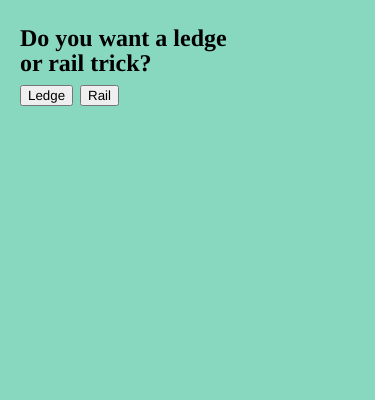
Frame 1 (no input)
Frame 60 (no input): identical to frame 1, image omitted
Frame 120 (the mouse pressed at the canvas centre since frame 60): identical to frame 1, image omitted

The p5.js sketch that drew this single still picture (run headless with seeded random() and noise() and a simulated clock; from frame 60 on, the mouse is pressed at the canvas centre):

// p5.js sketch
// ── sketch.js
let x, z, trick, grind, amount, input, button1, button2, fullTrick;
let a = 20;
let b = 40;
let tricks = ['Tailwhip', 'Heelwhip', 'Bar', 'Oppo bar'];
let grinds = ['feeble', 'smith', '5050', '5-0', 'board slide', 'lip slide']
let combo = [];
let comboIndex = ['Trick', 'Grind'];

function setup() {
    removeElements();
    createCanvas(375, 400);
    background(136,216,192);
    greeting = createElement('h2', 'Do you want a ledge');
    greeting.position(20, 5);
    greeting = createElement('h2', 'or rail trick?');
    greeting.position(20, 30);
    button1 = createButton('Ledge');
    button1.position(20, 85);
    button1.mousePressed(ledge);
  
    button2 = createButton('Rail');
    button2.position(80, 85);
    button2.mousePressed(rail);
}

function comboAmount(){
    greeting = createElement('h2', 'How many tricks do you');
    greeting.position(20, 5);
    greeting = createElement('h2', 'want in the combo?');
    greeting.position(20, 30);
  
    sel1 = createSelect();
    sel1.position(20, 85);
    sel1.option('0');
    sel1.option('1');
    sel1.option('2');
    sel1.option('3');
    sel1.option('4');
    sel1.option('5');
    sel1.option('6');
    sel1.selected('0');
    sel1.changed(mySelectEvent);
  
  
    button3 = createButton('confirm');
    button3.position(60, 85);
    button3.mousePressed(pageSelector)
}
function pageSelector(){
    if (amount == 1){
        page31();   
    }
    if (amount == 2){
        page32();   
    }
    if (amount == 3){
        page33();   
    }
    if (amount == 4){
        page34();   
    }
    if (amount == 5){
        page35();   
    }
    if (amount == 6){
        page36();   
    }
}

function mySelectEvent() {
    amount = sel1.value();
}

function selectComboType1(){
    if (sel2.value() == 'Trick'){
        append(combo, 'Trick');
    }
    if (sel2.value() == 'Grind'){
        append(combo, 'Grind');
    }
    
}
function selectComboType2(){
    if (sel3.value() == 'Trick'){
        append(combo, 'Trick');
    }
    if (sel3.value() == 'Grind'){
        append(combo, 'Grind');
    }
}
function selectComboType3(){
    if (sel4.value() == 'Trick'){
        append(combo, 'Trick');
    }
    if (sel4.value() == 'Grind'){
        append(combo, 'Grind');
    }
}
function selectComboType4(){
    if (sel5.value() == 'Trick'){
        append(combo, 'Trick');
    }
    if (sel5.value() == 'Grind'){
        append(combo, 'Grind');
    }
}
function selectComboType5(){
    if (sel6.value() == 'Trick'){
        append(combo, 'Trick');
    }
    if (sel6.value() == 'Grind'){
        append(combo, 'Grind');
    }
}
function selectComboType6(){
    if (sel7.value() == 'Trick'){
        append(combo, 'Trick');
    }
    if (sel7.value() == 'Grind'){
        append(combo, 'Grind');
    }
}




function page31(){
    removeElements();
    greeting = createElement('h2', 'Which tricks do you want');
    greeting.position(20, 5);
    greeting = createElement('h2', 'to be a trick vs a grind?');
    greeting.position(20, 30);
    sel2 = createSelect();
    sel2.position(20, 85);
    sel2.option('Type');
    sel2.option('Trick');
    sel2.option('Grind');
    sel2.selected('Type');
    sel2.changed(selectComboType1);
    button4 = createButton('confirm');
    button4.position(20, 110);
    button4.mousePressed(page4);
}

function page32(){
    removeElements();
    greeting = createElement('h2', 'Which tricks do you want');
    greeting.position(20, 5);
    greeting = createElement('h2', 'to be a trick vs a grind?');
    greeting.position(20, 30);
    sel2 = createSelect();
    sel2.position(20, 85);
    sel2.option('Type');
    sel2.option('Trick');
    sel2.option('Grind');
    sel2.selected('Type');
    sel2.changed(selectComboType1);
    sel3 = createSelect();
    sel3.position(20, 110);
    sel3.option('Type');
    sel3.option('Trick');
    sel3.option('Grind');
    sel3.selected('Type');
    sel3.changed(selectComboType2);
    button4 = createButton('confirm');
    button4.position(20, 135);
    button4.mousePressed(page4);
}
function page33(){
    removeElements();
    greeting = createElement('h2', 'Which tricks do you want');
    greeting.position(20, 5);
    greeting = createElement('h2', 'to be a trick vs a grind?');
    greeting.position(20, 30);
    sel2 = createSelect();
    sel2.position(20, 85);
    sel2.option('Type');
    sel2.option('Trick');
    sel2.option('Grind');
    sel2.selected('Type');
    sel2.changed(selectComboType1);
    sel3 = createSelect();
    sel3.position(20, 110);
    sel3.option('Type');
    sel3.option('Trick');
    sel3.option('Grind');
    sel3.selected('Type');
    sel3.changed(selectComboType2);
    sel4 = createSelect();
    sel4.position(20, 135);
    sel4.option('Type');
    sel4.option('Trick');
    sel4.option('Grind');
    sel4.selected('Type');
    sel4.changed(selectComboType3);
    button4 = createButton('confirm');
    button4.position(20, 160);
    button4.mousePressed(page4);
}
function page34(){
    removeElements();
    greeting = createElement('h2', 'Which tricks do you want');
    greeting.position(20, 5);
    greeting = createElement('h2', 'to be a trick vs a grind?');
    greeting.position(20, 30);
    sel2 = createSelect();
    sel2.position(20, 85);
    sel2.option('Type');
    sel2.option('Trick');
    sel2.option('Grind');
    sel2.selected('Type');
    sel2.changed(selectComboType1);
    sel3 = createSelect();
    sel3.position(20, 110);
    sel3.option('Type');
    sel3.option('Trick');
    sel3.option('Grind');
    sel3.selected('Type');
    sel3.changed(selectComboType2);
    sel4 = createSelect();
    sel4.position(20, 135);
    sel4.option('Type');
    sel4.option('Trick');
    sel4.option('Grind');
    sel4.selected('Type');
    sel4.changed(selectComboType3);
    sel5 = createSelect();
    sel5.position(20, 160);
    sel5.option('Type');
    sel5.option('Trick');
    sel5.option('Grind');
    sel5.selected('Type');
    sel5.changed(selectComboType4);
    button4 = createButton('confirm');
    button4.position(20, 185);
    button4.mousePressed(page4);
}
function page35(){
    removeElements();
    greeting = createElement('h2', 'Which tricks do you want');
    greeting.position(20, 5);
    greeting = createElement('h2', 'to be a trick vs a grind?');
    greeting.position(20, 30);
    sel2 = createSelect();
    sel2.position(20, 85);
    sel2.option('Type');
    sel2.option('Trick');
    sel2.option('Grind');
    sel2.selected('Type');
    sel2.changed(selectComboType1);
    sel3 = createSelect();
    sel3.position(20, 110);
    sel3.option('Type');
    sel3.option('Trick');
    sel3.option('Grind');
    sel3.selected('Type');
    sel3.changed(selectComboType2);
    sel4 = createSelect();
    sel4.position(20, 135);
    sel4.option('Type');
    sel4.option('Trick');
    sel4.option('Grind');
    sel4.selected('Type');
    sel4.changed(selectComboType3);
    sel5 = createSelect();
    sel5.position(20, 160);
    sel5.option('Type');
    sel5.option('Trick');
    sel5.option('Grind');
    sel5.selected('Type');
    sel5.changed(selectComboType4);
    sel6 = createSelect();
    sel6.position(20, 185);
    sel6.option('Type');
    sel6.option('Trick');
    sel6.option('Grind');
    sel6.selected('Type');
    sel6.changed(selectComboType5);
    button4 = createButton('confirm');
    button4.position(20, 210);
    button4.mousePressed(page4);
}
function page36(){
    removeElements();
    greeting = createElement('h2', 'Which tricks do you want');
    greeting.position(20, 5);
    greeting = createElement('h2', 'to be a trick vs a grind?');
    greeting.position(20, 30);
    sel2 = createSelect();
    sel2.position(20, 85);
    sel2.option('Type');
    sel2.option('Trick');
    sel2.option('Grind');
    sel2.selected('Type');
    sel2.changed(selectComboType1);
    sel3 = createSelect();
    sel3.position(20, 110);
    sel3.option('Type');
    sel3.option('Trick');
    sel3.option('Grind');
    sel3.selected('Type');
    sel3.changed(selectComboType2);
    sel4 = createSelect();
    sel4.position(20, 135);
    sel4.option('Type');
    sel4.option('Trick');
    sel4.option('Grind');
    sel4.selected('Type');
    sel4.changed(selectComboType3);
    sel5 = createSelect();
    sel5.position(20, 160);
    sel5.option('Type');
    sel5.option('Trick');
    sel5.option('Grind');
    sel5.selected('Type');
    sel5.changed(selectComboType4);
    sel6 = createSelect();
    sel6.position(20, 185);
    sel6.option('Type');
    sel6.option('Trick');
    sel6.option('Grind');
    sel6.selected('Type');
    sel6.changed(selectComboType5);
    sel7 = createSelect();
    sel7.position(20, 210);
    sel7.option('Type');
    sel7.option('Trick');
    sel7.option('Grind');
    sel7.selected('Type');
    sel7.changed(selectComboType6);
    button4 = createButton('confirm');
    button4.position(20, 235);
    button4.mousePressed(page4);
}

function page4(){
    b = 40;
    removeElements();
    greeting = createElement('h2', 'Your randomized trick.');
    greeting.position(20, 5);
  
    for (let j = 0; j < amount; j++) {
        if (combo[j] == comboIndex[0]){
            randomTrick();
            fullTrick = createElement('h3', trick);
            fullTrick.position(20,b);
            b+=20;
        }
        if (combo[j] == comboIndex[1]){
            randomGrind();
            fullTrick = createElement('h3', grind);
            fullTrick.position(20,b);
            b+=20;
        }
        if (j==amount-1){
            button5 = createButton('Randomize');
            button5.position(20, b + 25);
            button5.mousePressed(page4);
            button6 = createButton('Back to start');
            button6.position(20, b + 50);
            button6.mousePressed(setup);
        }
    }
}

function randomTrick(){
    trick = random(tricks);
    
}

function randomGrind(){
    grind = random(grinds);
}

function draw(){
    if (x==1){
        removeElements();
        x=3;
        comboAmount();
    }
    else if (x==2){
        removeElements();
        x=4;
        comboAmount();
    }
}

function ledge(){
    x = 1;
} 
function rail(){
    x = 2;  
}  
